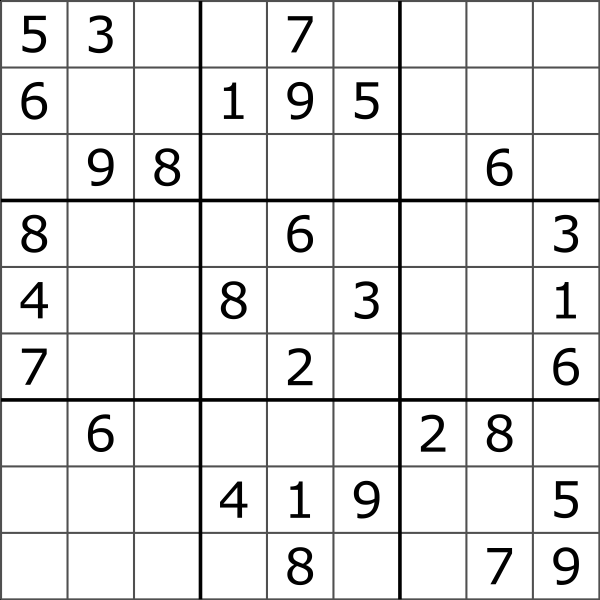
#> input picture Machine Learning/Minor Project/Digit recognition/sudoku.png, 1200 x 1200 px (shown at 1/2 size)
$ jupyter execute sudoku_neat.ipynb
#> lines starting #> are read from the running program, lines starting #| are printed output that depends on the picture
[cell 1]
import matplotlib.pyplot as plt
import cv2
import numpy as np

[cell 2]
sud = cv2.imread("sudoku.png")
#> sud is the input picture: shape (1200, 1200, 3); min 0, max 255, mean 231.9

[cell 3]
sud.astype("float64").dtype

[cell 4]
sud = cv2.resize(sud,(256,256))
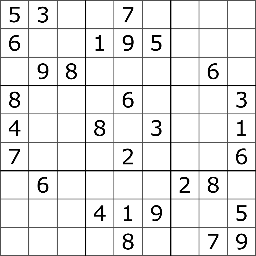
#> sud: shape (256, 256, 3); min 0, max 255, mean 233
